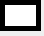
<?xml version="1.0" encoding="UTF-8"?>
<ui version="4.0">
 <class>WhiteCube</class>
 <widget class="QWidget" name="WhiteCube">
  <property name="geometry">
   <rect>
    <x>0</x>
    <y>0</y>
    <width>44</width>
    <height>36</height>
   </rect>
  </property>
  <property name="windowTitle">
   <string>Form</string>
  </property>
  <widget class="QPushButton" name="pushButton">
   <property name="geometry">
    <rect>
     <x>0</x>
     <y>0</y>
     <width>41</width>
     <height>31</height>
    </rect>
   </property>
   <property name="styleSheet">
    <string notr="true"> #pushButton

{
background: white; 
border:5px solid black;
border-radius: 40px; 
}

</string>
   </property>
   <property name="text">
    <string/>
   </property>
  </widget>
 </widget>
 <resources/>
 <connections/>
</ui>
